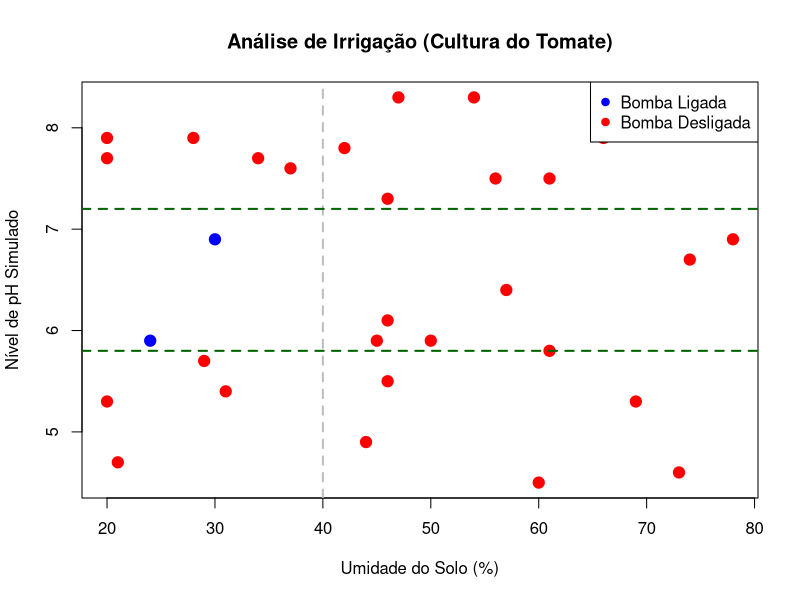

Here is the R script that generated this plot:
dias <- 1:30
umidade <- sample(20:80, 30, replace = TRUE)
ph <- round(runif(30, 4.5, 8.5), 1)
nutrientes_adequados <- sample(0:3, 30, replace = TRUE)

dados_tomate <- data.frame(
  Dia = dias,
  Umidade = umidade,
  pH = ph,
  Nutrientes = nutrientes_adequados
)

dados_tomate$Irrigacao <- ifelse(
  dados_tomate$Umidade < 40 & 
  dados_tomate$pH >= 5.8 & dados_tomate$pH <= 7.2 & 
  dados_tomate$Nutrientes >= 2, 
  "Ligada", 
  "Desligada"
)

cat("\n--- Resumo Estatístico dos Sensores ---\n")
summary(dados_tomate[, c("Umidade", "pH", "Nutrientes")])

cat("\n--- Frequência de Acionamento da Bomba no Mês ---\n")
table(dados_tomate$Irrigacao)

cores_grafico <- ifelse(dados_tomate$Irrigacao == "Ligada", "blue", "red")

plot(
  dados_tomate$Umidade, dados_tomate$pH, 
  col = cores_grafico, 
  pch = 19,
  cex = 1.5,
  xlab = "Umidade do Solo (%)", 
  ylab = "Nível de pH Simulado", 
  main = "Análise de Irrigação (Cultura do Tomate)"
)

abline(v = 40, col = "gray", lty = 2, lwd = 2)
abline(h = c(5.8, 7.2), col = "darkgreen", lty = 2, lwd = 2)

legend(
  "topright", 
  legend = c("Bomba Ligada", "Bomba Desligada"), 
  col = c("blue", "red"), 
  pch = 19,
  bg = "white"
)
